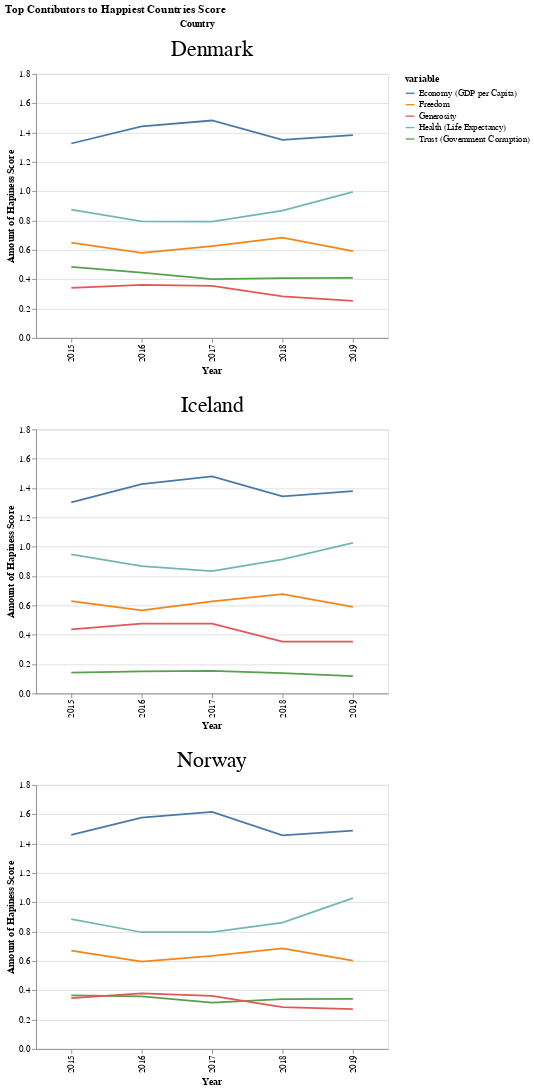

Notebook source saved alongside this figure:
### Markdown cell above
Interesting! Over the past 5 years, the happiest self-ranked countries were  Canada, Denmark, Finland, Iceland, the Netherlands, Norway and Switzerland! Denmark, Iceland and Norway appear in the top 5 rankings for every year. Lets investigate what contributes the most to their happiness score, and how these elements change over time.

### Code cell
alt.Chart(happiest_c_2015_2_2).mark_line().transform_fold(
    fold=['Health (Life Expectancy)', 'Freedom', 'Economy (GDP per Capita)','Trust (Government Corruption)','Generosity'], 
    as_=['variable', 'value']
).encode(
    x='Year:O',y=alt.Y('max(value):Q',axis=alt.Axis(title="Amount of Hapiness Score")),
    color='variable:N'
).properties(
    width=400,
    height=300).facet(
    facet='Country', columns=1).resolve_axis(
    x='independent',
    y='independent',
).configure_header(labelFontSize=25).properties(
    title='Top Contibutors to Happiest Countries Score'
)

### Figure 1 — Vega-Lite specification as saved in the notebook (floating-point values rounded to 4 significant figures)
{"config": {"view": {"continuousWidth": 400, "continuousHeight": 300}, "header": {"labelFontSize": 25}}, "data": {"name": "data-e99dc884038db62d7a1e1d2014fef925"}, "facet": {"type": "nominal", "field": "Country"}, "spec": {"mark": "line", "encoding": {"color": {"type": "nominal", "field": "variable"}, "x": {"type": "ordinal", "field": "Year"}, "y": {"type": "quantitative", "aggregate": "max", "axis": {"title": "Amount of Hapiness Score"}, "field": "value"}}, "height": 300, "transform": [{"fold": ["Health (Life Expectancy)", "Freedom", "Economy (GDP per Capita)", "Trust (Government Corruption)", "Generosity"], "as": ["variable", "value"]}], "width": 400}, "columns": 1, "resolve": {"axis": {"x": "independent", "y": "independent"}}, "title": "Top Contibutors to Happiest Countries Score", "$schema": "https://vega.github.io/schema/vega-lite/v4.8.1.json", "datasets": {"data-e99dc884038db62d7a1e1d2014fef925": [{"Country": "Iceland", "Happiness Rank": 2, "Happiness Score": 7.561, "Economy (GDP per Capita)": 1.302, "Family": 1.402, "Health (Life Expectancy)": 0.9478, "Freedom": 0.6288, "Trust (Government Corruption)": 0.1414, "Generosity": 0.4363, "Dystopia Residual": 2.702, "Year": 2015, "Social support": null}, {"Country": "Denmark", "Happiness Rank": 3, "Happiness Score": 7.527, "Economy (GDP per Capita)": 1.325, "Family": 1.361, "Health (Life Expectancy)": 0.8746, "Freedom": 0.6494, "Trust (Government Corruption)": 0.4836, "Generosity": 0.3414, "Dystopia Residual": 2.492, "Year": 2015, "Social support": null}, {"Country": "Norway", "Happiness Rank": 4, "Happiness Score": 7.522, "Economy (GDP per Capita)": 1.459, "Family": 1.331, "Health (Life Expectancy)": 0.8852, "Freedom": 0.6697, "Trust (Government Corruption)": 0.365, "Generosity": 0.347, "Dystopia Residual": 2.465, "Year": 2015, "Social support": null}, {"Country": "Denmark", "Happiness Rank": 1, "Happiness Score": 7.526, "Economy (GDP per Capita)": 1.442, "Family": 1.164, "Health (Life Expectancy)": 0.795, "Freedom": 0.5794, "Trust (Government Corruption)": 0.4445, "Generosity": 0.3617, "Dystopia Residual": 2.739, "Year": 2016, "Social support": null}, {"Country": "Iceland", "Happiness Rank": 3, "Happiness Score": 7.501, "Economy (GDP per Capita)": 1.427, "Family": 1.183, "Health (Life Expectancy)": 0.8673, "Freedom": 0.5662, "Trust (Government Corruption)": 0.1497, "Generosity": 0.4768, "Dystopia Residual": 2.831, "Year": 2016, "Social support": null}, {"Country": "Norway", "Happiness Rank": 4, "Happiness Score": 7.498, "Economy (GDP per Capita)": 1.577, "Family": 1.127, "Health (Life Expectancy)": 0.7958, "Freedom": 0.5961, "Trust (Government Corruption)": 0.3578, "Generosity": 0.379, "Dystopia Residual": 2.665, "Year": 2016, "Social support": null}, {"Country": "Norway", "Happiness Rank": 1, "Happiness Score": 7.537, "Economy (GDP per Capita)": 1.616, "Family": 1.534, "Health (Life Expectancy)": 0.7967, "Freedom": 0.6354, "Trust (Government Corruption)": 0.316, "Generosity": 0.362, "Dystopia Residual": 2.277, "Year": 2017, "Social support": null}, {"Country": "Denmark", "Happiness Rank": 2, "Happiness Score": 7.522, "Economy (GDP per Capita)": 1.482, "Family": 1.551, "Health (Life Expectancy)": 0.7926, "Freedom": 0.626, "Trust (Government Corruption)": 0.4008, "Generosity": 0.3553, "Dystopia Residual": 2.314, "Year": 2017, "Social support": null}, {"Country": "Iceland", "Happiness Rank": 3, "Happiness Score": 7.504, "Economy (GDP per Capita)": 1.481, "Family": 1.611, "Health (Life Expectancy)": 0.8336, "Freedom": 0.6272, "Trust (Government Corruption)": 0.1535, "Generosity": 0.4755, "Dystopia Residual": 2.323, "Year": 2017, "Social support": null}, {"Country": "Norway", "Happiness Rank": 2, "Happiness Score": 7.594, "Economy (GDP per Capita)": 1.456, "Family": null, "Health (Life Expectancy)": 0.861, "Freedom": 0.686, "Trust (Government Corruption)": 0.34, "Generosity": 0.286, "Dystopia Residual": null, "Year": 2018, "Social support": null}, {"Country": "Denmark", "Happiness Rank": 3, "Happiness Score": 7.555, "Economy (GDP per Capita)": 1.351, "Family": null, "Health (Life Expectancy)": 0.868, "Freedom": 0.683, "Trust (Government Corruption)": 0.408, "Generosity": 0.284, "Dystopia Residual": null, "Year": 2018, "Social support": null}, {"Country": "Iceland", "Happiness Rank": 4, "Happiness Score": 7.495, "Economy (GDP per Capita)": 1.343, "Family": null, "Health (Life Expectancy)": 0.914, "Freedom": 0.677, "Trust (Government Corruption)": 0.138, "Generosity": 0.353, "Dystopia Residual": null, "Year": 2018, "Social support": null}, {"Country": "Denmark", "Happiness Rank": 2, "Happiness Score": 7.6, "Economy (GDP per Capita)": 1.383, "Family": null, "Health (Life Expectancy)": 0.996, "Freedom": 0.592, "Trust (Government Corruption)": 0.41, "Generosity": 0.252, "Dystopia Residual": null, "Year": 2019, "Social support": 1.573}, {"Country": "Norway", "Happiness Rank": 3, "Happiness Score": 7.554, "Economy (GDP per Capita)": 1.488, "Family": null, "Health (Life Expectancy)": 1.028, "Freedom": 0.603, "Trust (Government Corruption)": 0.341, "Generosity": 0.271, "Dystopia Residual": null, "Year": 2019, "Social support": 1.582}, {"Country": "Iceland", "Happiness Rank": 4, "Happiness Score": 7.494, "Economy (GDP per Capita)": 1.38, "Family": null, "Health (Life Expectancy)": 1.026, "Freedom": 0.591, "Trust (Government Corruption)": 0.118, "Generosity": 0.354, "Dystopia Residual": null, "Year": 2019, "Social support": 1.624}]}}
